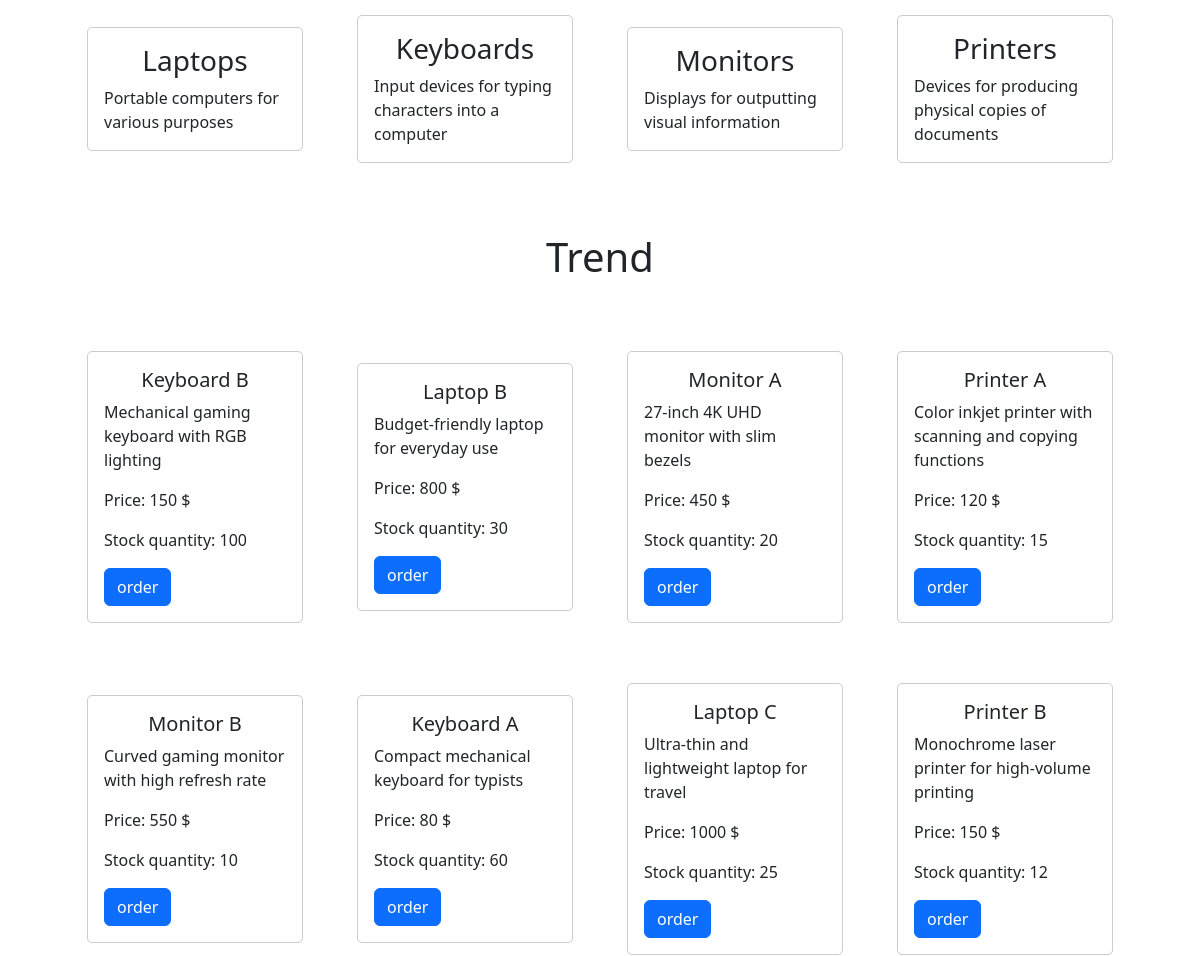
Page /home (middle part) on the earlier database version.
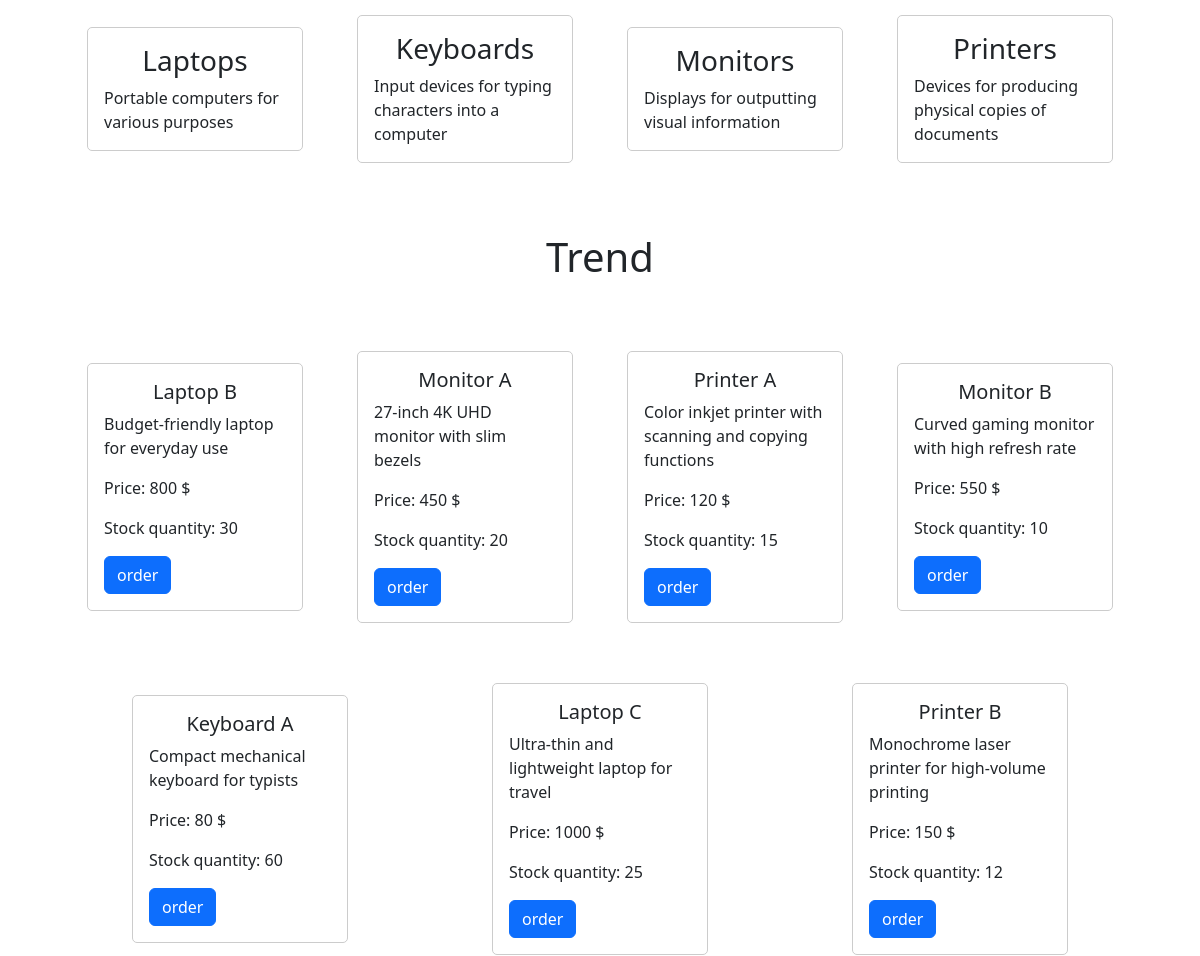
Same page on the later database version.
### tables this page shows
CREATE TABLE Types (
    type_id INTEGER PRIMARY KEY AUTOINCREMENT,
    type_name TEXT NOT NULL,
    description TEXT
, img TEXT DEFAULT 'default.jpp');

CREATE TABLE Products (
    product_id INTEGER PRIMARY KEY AUTOINCREMENT,
    type_id INTEGER,
    product_name TEXT NOT NULL,
    description TEXT,
    price DECIMAL NOT NULL,
    stock_quantity INTEGER NOT NULL, created_at TIMESTAMP DEFAULT CURRENT_TIMESTAMP, img TEXT defualt 'default.jpp', sold TEXT NOT NULL DEFAULT 'False',
    FOREIGN KEY (type_id) REFERENCES Types(type_id)
);

### app.py (the view)
@app.route("/")
@app.route("/home")
def home():
    products = db.execute("SELECT * FROM Products where sold = 'False' ORDER BY created_at DESC LIMIT 16")
    return render_template("index.html", types =Types, products= products)

### templates/index.html (shortened to what this page needs)
{% extends "layout.html" %}
{% block main %}
<section id="Bytype" >
  <div class="container-flexs">
    {% for type in types %}
  <div class="card item-flexs">
    <div class="card-body">
      <h3 class="card-title">{{ type["type_name"] }}</h3>
      <p class="card-text">{{ type["description"] }}</p>
    </div>
  </div>
  {% endfor %}
</div>
</section>
<section id="trend" >
  <h1 style="text-align: center;">Trend</h1>
  <div class="container-flexs">
    {% for product in products %}
  <div class="card item-flexs" >
    <div class="card-body parent-element">
      <h5 class="card-title">{{ product["product_name"]}}</h5>
      <p class="card-text">{{product["description"]}}</p>
      <p class="card-text">Price: {{product["price"]}} $</p>
      <p class="card-text">Stock quantity: {{ product["stock_quantity"]}}</p>
      <button class="btn btn-primary float-right" id="orderButton" >order</button>
    </div>
  </div>
  {% endfor %}
  </div>
</section>
{% endblock %}

Differences in the rows shown:
no longer on this page (row edited): Products: product_name "Keyboard B", description "Mechanical gaming keyboard with RGB lighting", price "150", stock_quantity "100"
